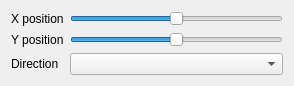
<?xml version="1.0" encoding="UTF-8"?>
<ui version="4.0">
 <class>ColorWheelEffect</class>
 <widget class="QWidget" name="ColorWheelEffect">
  <property name="geometry">
   <rect>
    <x>0</x>
    <y>0</y>
    <width>294</width>
    <height>82</height>
   </rect>
  </property>
  <property name="windowTitle">
   <string>Form</string>
  </property>
  <layout class="QGridLayout" name="gridLayout">
   <item row="2" column="1">
    <widget class="QComboBox" name="direction"/>
   </item>
   <item row="0" column="0">
    <widget class="QLabel" name="cx_label">
     <property name="text">
      <string>X position</string>
     </property>
    </widget>
   </item>
   <item row="2" column="0">
    <widget class="QLabel" name="direction_label">
     <property name="text">
      <string>Direction</string>
     </property>
    </widget>
   </item>
   <item row="0" column="1">
    <widget class="QTooltipedSlider" name="cx">
     <property name="maximum">
      <number>100</number>
     </property>
     <property name="value">
      <number>50</number>
     </property>
     <property name="orientation">
      <enum>Qt::Horizontal</enum>
     </property>
    </widget>
   </item>
   <item row="1" column="0">
    <widget class="QLabel" name="cy_label">
     <property name="text">
      <string>Y position</string>
     </property>
    </widget>
   </item>
   <item row="1" column="1">
    <widget class="QTooltipedSlider" name="cy">
     <property name="maximum">
      <number>100</number>
     </property>
     <property name="value">
      <number>50</number>
     </property>
     <property name="orientation">
      <enum>Qt::Horizontal</enum>
     </property>
    </widget>
   </item>
  </layout>
 </widget>
 <customwidgets>
  <customwidget>
   <class>QTooltipedSlider</class>
   <extends>QSlider</extends>
   <header location="global">QTooltipedSlider.h</header>
  </customwidget>
 </customwidgets>
 <resources/>
 <connections/>
</ui>
